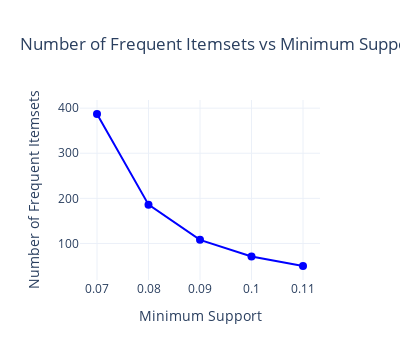

This figure's notebook cell:
### Code cell
plot_support_vs_frequent_itemsets(onehot_dfB,7,12)

### Figure 1 — Plotly figure (JSON) as saved in the notebook; plotly's stock layout.template omitted (floating-point values rounded to 4 significant figures)
{"data": [{"line": {"color": "blue", "width": 2}, "marker": {"color": "blue", "size": 8}, "mode": "markers+lines", "name": "Frequent Itemsets", "type": "scatter", "x": [0.07, 0.08, 0.09, 0.1, 0.11], "y": [387, 186, 108, 71, 50]}], "layout": {"height": 360, "plot_bgcolor": "white", "showlegend": false, "title": {"text": "Number of Frequent Itemsets vs Minimum Support"}, "width": 400, "xaxis": {"autorange": true, "range": [0.0667, 0.1133], "tickmode": "array", "tickvals": [0.07, 0.08, 0.09, 0.1, 0.11], "title": {"text": "Minimum Support"}, "type": "linear"}, "yaxis": {"autorange": true, "range": [18.96, 418.0], "title": {"text": "Number of Frequent Itemsets"}, "type": "linear"}}}
